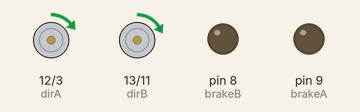
A sketch run on a simulated Arduino Uno, built with avr-gcc and run on an emulated ATmega328P. Parts: direction and speed pins drawn as motors (green arrow = direction pin HIGH = forward, orange = LOW = backward, longer = more drive), output pins drawn as LEDs (lit = HIGH). What the sketch prints to the serial monitor is not drawn.

Above: at 0.15 s.
At 9.88 s:
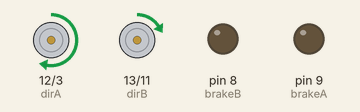
At 19.68 s:
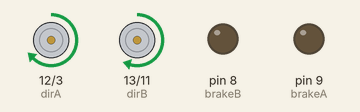
At 39.82 s:
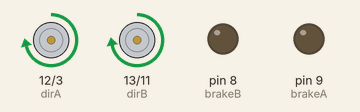
Timing chart, 0 to 40.0 s (numbered marks = the images above):
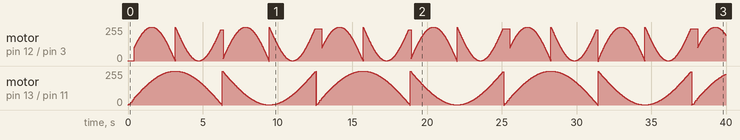

The sketch:

example-MotorShield-HighPower_LEDs.ino
```cpp
/**
* * Example on how to use the ARDUINO MOTOR SHIELD for LED control
*
* Information on the shield:
*  https://www.arduino.cc/en/Main/ArduinoMotorShieldR3
*
*/

int pwmA = 3;
int brakeA = 9;
int dirA = 12;

int pwmB = 11;
int brakeB = 8;
int dirB = 13;

void setup()
{
  // Initialize Motor Shield
  pinMode(pwmA, OUTPUT);
  pinMode(brakeA, OUTPUT);
  pinMode(dirA, OUTPUT);
  digitalWrite(brakeA, LOW);
  digitalWrite(dirA, HIGH);     //! see shield polarity

  pinMode(pwmB, OUTPUT);
  pinMode(brakeB, OUTPUT);
  pinMode(dirB, OUTPUT);
  digitalWrite(brakeB, LOW);
  digitalWrite(dirB, HIGH);     //! see shield polarity

  // Initialize Serial Communication
  Serial.begin(9600);
}

void loop()
{
  int valueA = int(sin(millis() * 0.0010) * 255.0);
  int valueB = int(sin(millis() * 0.0005) * 255.0);
  Serial.println(String(valueA) + "\t" + String(valueB));

  // Set LEDs
  analogWrite(pwmA, valueA);
  analogWrite(pwmB, valueB);
}
```
